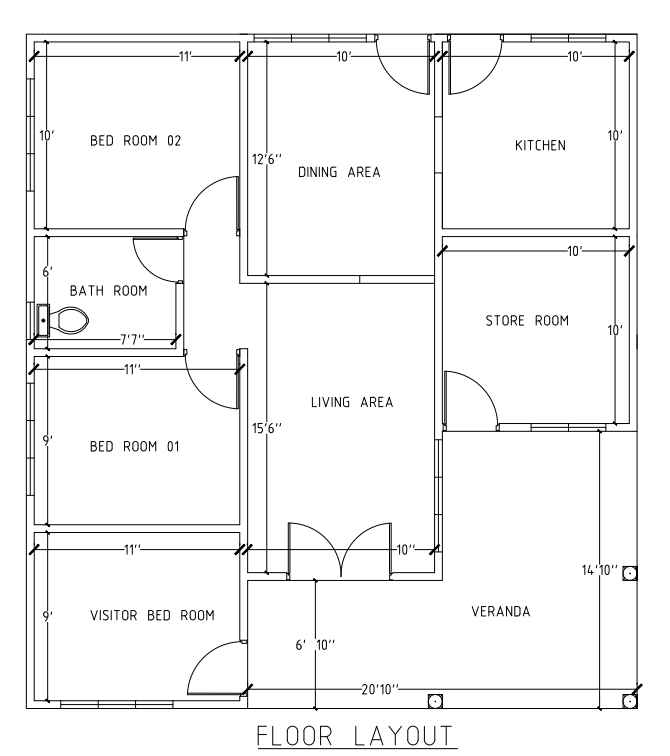
#> input picture uploads/PRJ-00FCB0.png, 670 x 756 px
$ python -i ocr_service.py   (imports and definitions only)
#> lines starting #> are read from the running program, lines starting #| are printed output that depends on the picture; after the words box and inside, x2 and y2 are one past the last pixel; in counts of white or black regions, pixels touching at a corner belong together
#> further down, picture is the input picture: shape (756, 670, 3); min 0, max 255, mean 244.8
"""
SmartArch — services/extraction/ocr_service.py
"""
import re
import cv2
import numpy as np
from config import Config
from dto.OCRDataDTO import OCRDataDTO, RawTextDTO

_ocr_reader = None

DEDUP_RADIUS_PX = 25

# Dimension pattern — catches: 10'  12'6"  12' 6"  14'10"  20'10"=  7'7"
DIMENSION_PATTERN = re.compile(
    r'(\d{1,2})'
    r"\s*[''`′\u2019]\s*"
    r'-?'
    r'(\d{1,2})?'
    r'\s*["""″\u201d]?'
    r'=?'
)

# Room label pattern
# LABEL_PATTERN — expanded to cover all room types seen across test plans
# (TERRACE, BAL: for balcony abbreviation, COURTYARD, SHOP added)
LABEL_PATTERN = re.compile(
    r'(BED\s*ROOM|MASTER\s*BED|BATH\s*ROOM|BATHROOM|KITCHEN|LIVING|'
    r'DINING|GARAGE|CAR\s*PORCH|CORRIDOR|BALCONY|BAL\s*:|STAIRCASE|TOILET|'
    r'STORE\s*ROOM|STORE|HALL|PANTRY|UTILITY|VERANDA|VERANDAH|LOBBY|VISITOR|'
    r'FAMILY|STUDY|LAUNDRY|OFFICE|PRAYER|DRAWING|TERRACE|COURTYARD|SHOP)',
    re.IGNORECASE
)

def is_dimension_text(text: str) -> bool:
    return bool(DIMENSION_PATTERN.search(text))

def is_label_text(text: str) -> bool:
    return bool(LABEL_PATTERN.search(text))

# [79 lines left out: functions parse_feet_inches, extract_text, _preprocess_for_labels, not called in this run]


def _preprocess_for_dimensions(img: np.ndarray) -> np.ndarray:
    """
    Wall-suppressed image for small dimension annotations.
    Key insight: dimension numbers (e.g. 11', 10') sit right beside
    wall lines. Removing wall lines exposes them to OCR.

    We use threshold=200 (lighter than Otsu) because dimension text
    on CAD exports is often thin/light and Otsu clips it.
    """
    gray = cv2.cvtColor(img, cv2.COLOR_BGR2GRAY)
    clahe = cv2.createCLAHE(clipLimit=2.0, tileGridSize=(8, 8))
    enhanced = clahe.apply(gray)

    # Light threshold — catches thin dimension text
    _, binary = cv2.threshold(enhanced, 200, 255, cv2.THRESH_BINARY_INV)
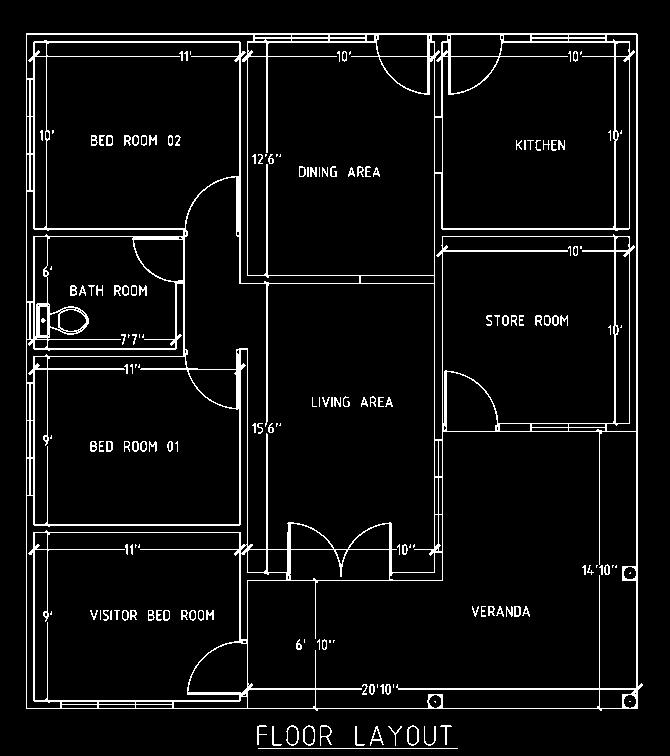
#> binary: shape (756, 670); 5.8% white in thin lines or dots, all inside (x1, y1, x2, y2) = (26, 33, 643, 749)

    # Suppress ONLY long wall lines (≥60px).
    # Dimension tick marks and arrowheads are shorter → preserved.
    wall_len = 60
    h_kernel = cv2.getStructuringElement(cv2.MORPH_RECT, (wall_len, 1))
    v_kernel = cv2.getStructuringElement(cv2.MORPH_RECT, (1, wall_len))
    wall_mask = cv2.add(
        cv2.morphologyEx(binary, cv2.MORPH_OPEN, h_kernel),
        cv2.morphologyEx(binary, cv2.MORPH_OPEN, v_kernel),
    )
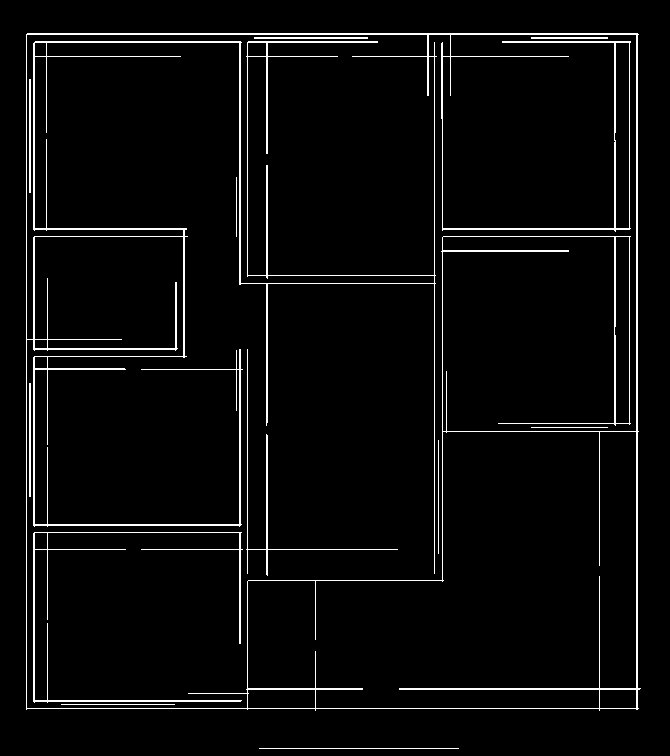
#> wall_mask: shape (756, 670); 3.9% white in thin lines or dots, all inside (x1, y1, x2, y2) = (26, 33, 641, 749)

    text_only = cv2.subtract(binary, wall_mask)
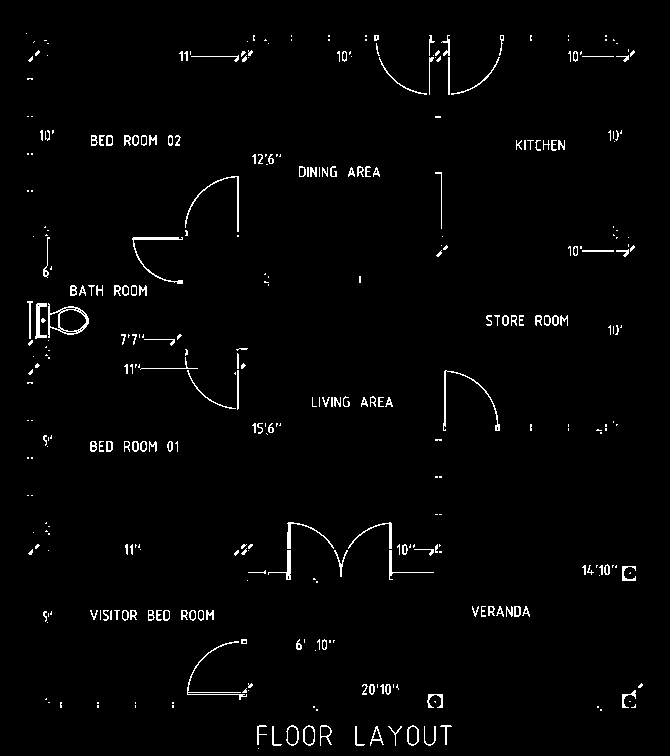
#> text_only: shape (756, 670); 1.9% white in thin lines or dots, all inside (x1, y1, x2, y2) = (26, 33, 643, 749)

    # Reconnect broken strokes after subtraction
    d_kernel = cv2.getStructuringElement(cv2.MORPH_RECT, (2, 2))
    cleaned = cv2.dilate(text_only, d_kernel, iterations=1)
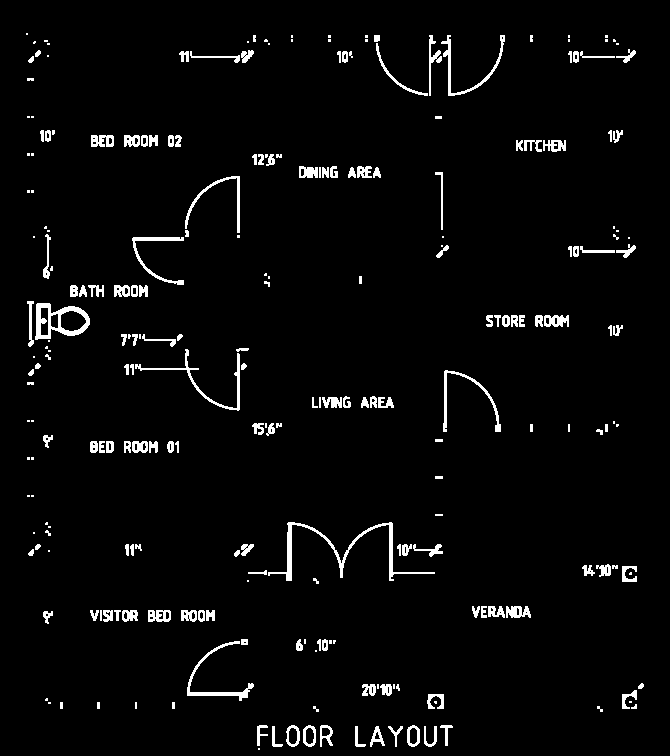
#> cleaned: shape (756, 670); 3.4% white; 247 white regions (83 under 20 px), largest, box (x1, y1, x2, y2) and area: (268, 522, 435, 581) 1080, (35, 303, 90, 340) 828, (135, 349, 240, 411) 566

    return cv2.bitwise_not(cleaned)  # white bg, black text for EasyOCR


# [18 lines left out: function _merge_ocr_results, not called in this run]


def _bbox_centre(bbox) -> tuple:
    pts = np.array(bbox, dtype=np.float32)
    return float(pts[:, 0].mean()), float(pts[:, 1].mean())


# [9 lines left out: function _get_reader, not called in this run]

>>> import cv2
>>> picture = cv2.imread('../../uploads/PRJ-00FCB0.png')
>>> result = _preprocess_for_dimensions(picture)

$ run again, on uploads/PRJ-2FB2CA_converted.png
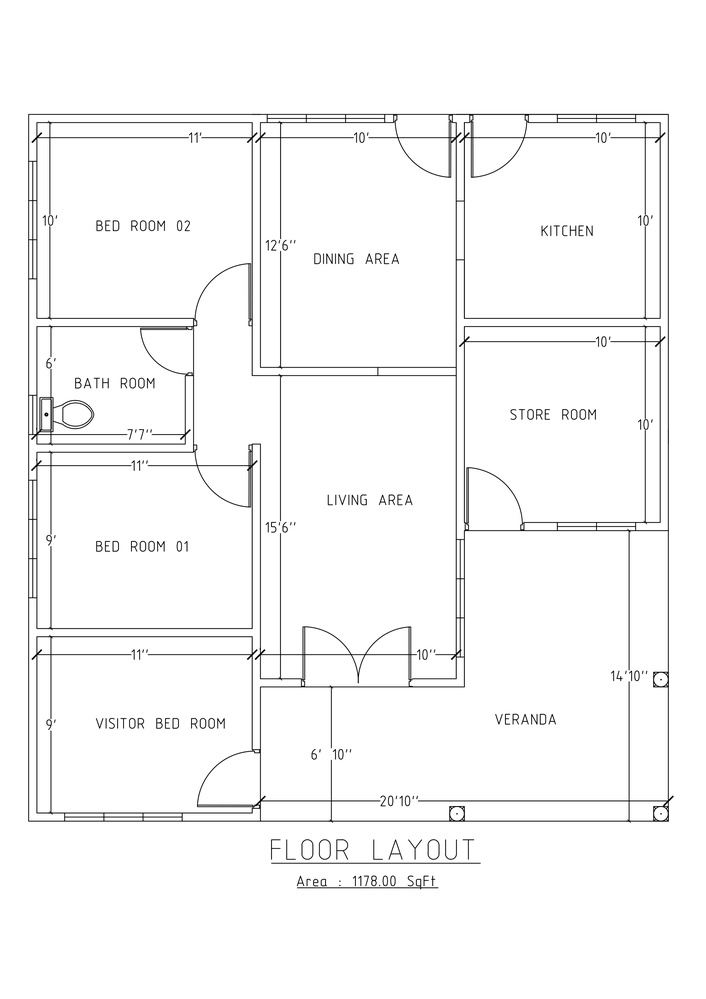
#> input picture uploads/PRJ-2FB2CA_converted.png, 706 x 999 px, shrunk from 2339 x 3309 before the run
#> picture is the input picture: shape (999, 706, 3); min 0, max 255, mean 248.2
#> in _preprocess_for_dimensions, `_, binary = cv2.threshold(enhanced, 200, 255, cv2.THRESH_BINARY_INV)`:
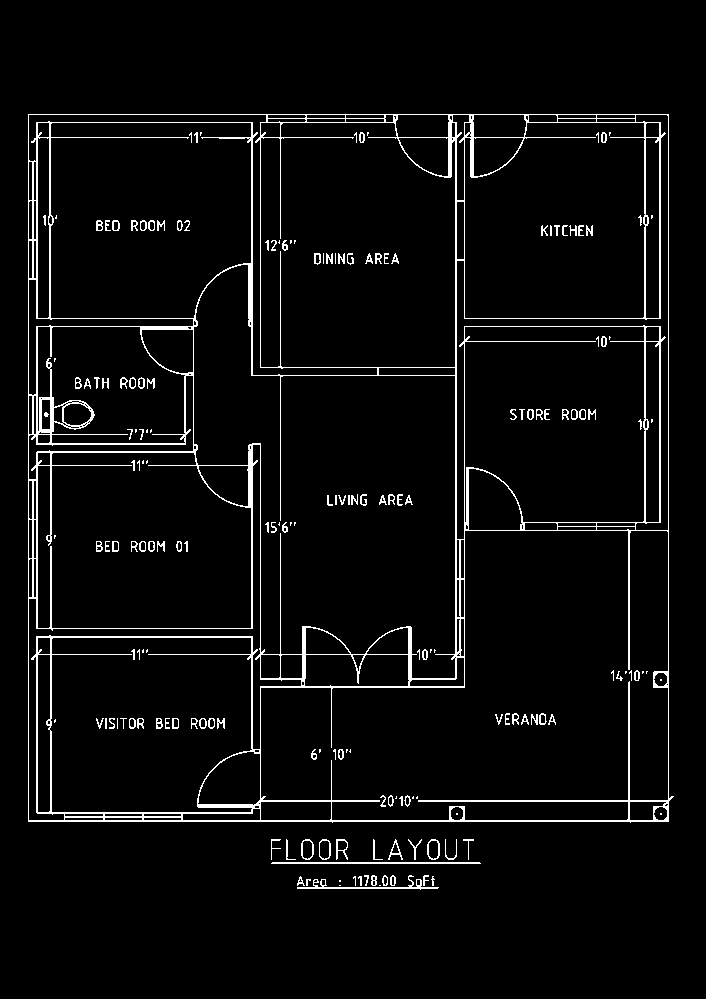
#> binary: shape (999, 706); 4.4% white in thin lines or dots, all inside (x1, y1, x2, y2) = (28, 114, 674, 890)
#> wall_mask: shape (999, 706); 2.9% white in thin lines or dots, all inside (x1, y1, x2, y2) = (28, 114, 671, 889)
#> in _preprocess_for_dimensions, `cleaned = cv2.dilate(text_only, d_kernel, iterations=1)`:
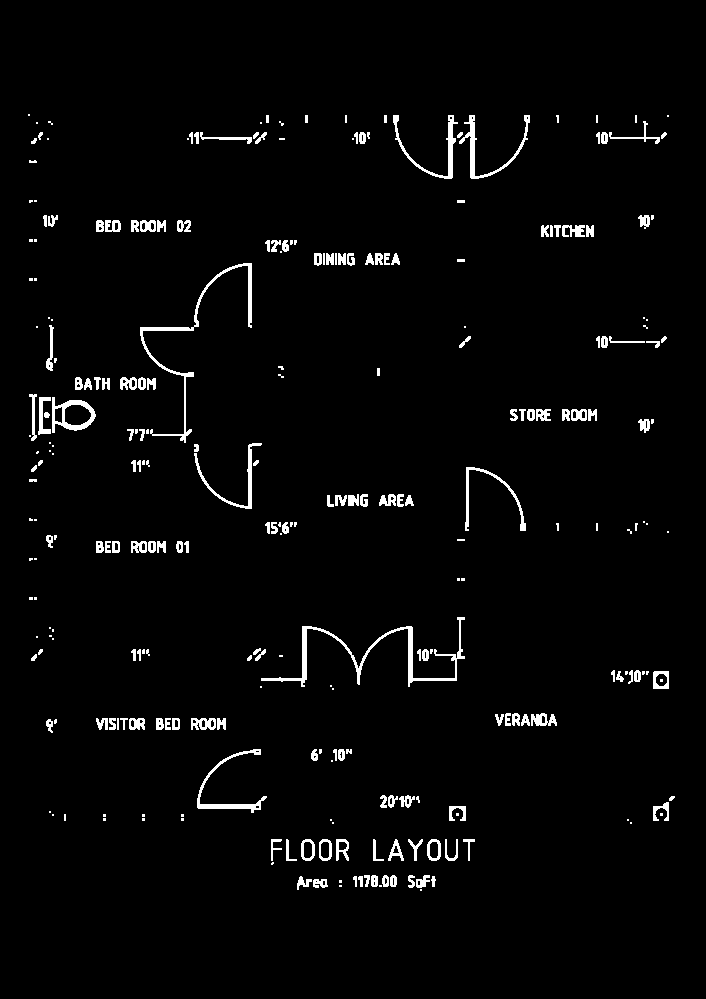
#> cleaned: shape (999, 706); 2.7% white; 278 white regions (107 under 20 px), largest, box (x1, y1, x2, y2) and area: (261, 617, 465, 687) 1530, (140, 263, 252, 443) 1220, (459, 115, 530, 179) 662
